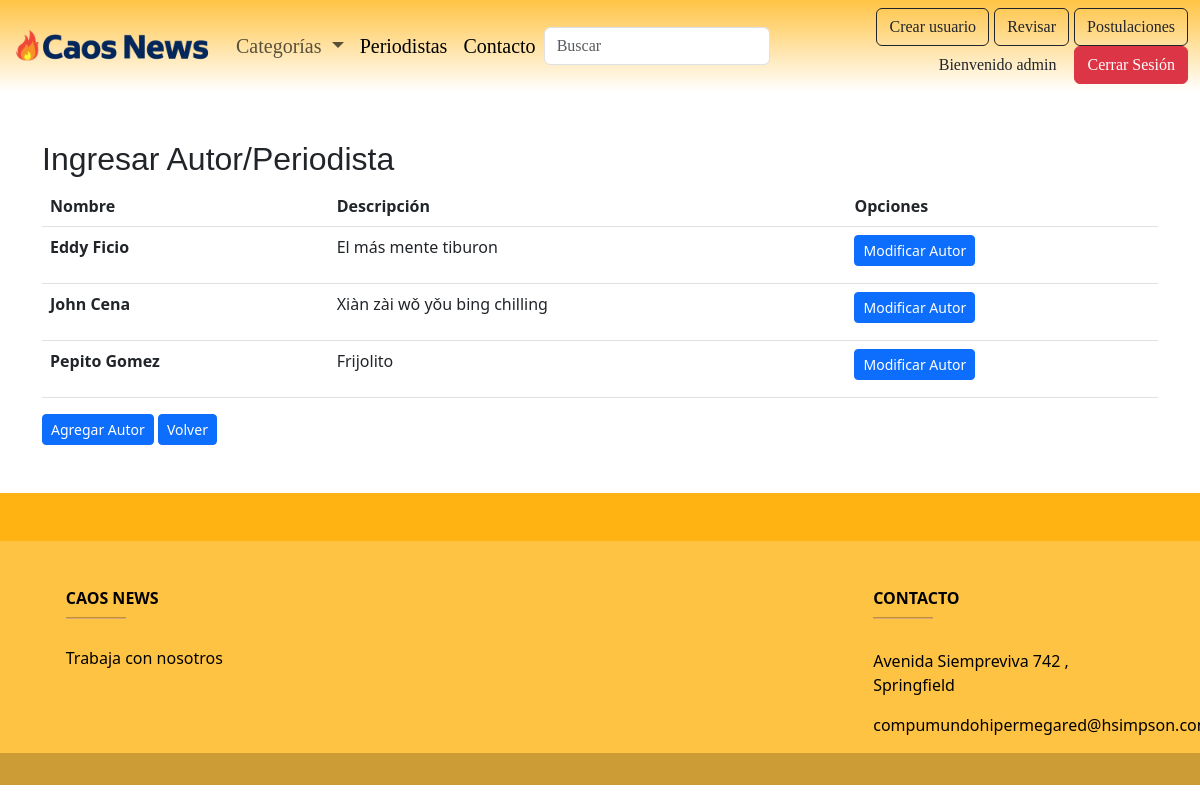
The page /mantenedor/listar_autor/ (signed in) on the database its author committed.
### appweb/models.py (models this page shows, shortened)
class Autor(models.Model):
    nombre = models.CharField(max_length=150, null=True)
    imagen = models.ImageField(upload_to="imagenes_perfil", null=True)
    descripcion = RichTextField(null=True)
    usuario = models.ForeignKey(User, on_delete=models.CASCADE, null=True)

### appweb/views.py (the view)
# urls.py: path('mantenedor/listar_autor/', listar_autor, name="listar_autor"),
@login_required(login_url="/accounts/login")
@permission_required(['appweb.delete_autor'], login_url="/accounts/login")
def listar_autor(request):
    listarAutores = Autor.objects.all()
    data={
        'listarAdmin' : listarAutores
    }
    return render(request, "mantenedor/listar_autor.html", data)

### appweb/templates/mantenedor/listar_autor.html
{% extends 'base.html' %}
{% block contenido %}
  <div class="container mt-5">
      <div class="text-center">
        <h2 class="mt-4">Ingresar Autor/Periodista</h2>
      </div>
  <table class="table">
      <thead>
        <tr>
          <th scope="col">Nombre</th>
          <th scope="col">Descripción</th>
          <th scope="col"> Opciones </th>
        </tr>
      </thead>
      <tbody>
          {% for l in listarAdmin %}
        <tr>
          <th scope="row">{{l.nombre}}</th>
          <td>{{l.descripcion | safe}}</td>
          <td>
            <a href="{% url 'modificar_autor' l.pk %}" class="btn btn-primary btn-sm" >Modificar Autor </a>
          </td>
        </tr>
        {% endfor %}
      </tbody>
    </table>
    <a href="{% url 'registro' %}" class="btn btn-primary btn-sm" >Agregar Autor </a>
    <a href="{% url 'listar_noticia_admin' %}" class="btn btn-primary btn-sm" >Volver </a>
  </div>
{% endblock %}

### appweb/templates/base.html (shortened to what this page needs)
<!DOCTYPE html>
<html lang="en">
<head>
  {% load static %}
  <link rel="stylesheet" href="{% static 'css/style.css' %}">
  <link href="https://cdn.jsdelivr.net/npm/bootstrap@5.3.0/dist/css/bootstrap.min.css" rel="stylesheet"
>
</head>
<body>
  <nav class="navbar navbar-expand-lg bg-body-tertiary;">
    <div class="container-fluid">
      <a class="navbar-brand" href="{% url 'home' %}">
        <img src="{% static './images/caoes news chico.png' %}" style="color: aquamarine;" height="40"
          class="d-inline-block align-center" alt="Logo">
      </a>
      <div class="collapse navbar-collapse" id="navbarSupportedContent">
        <ul class="navbar-nav me-auto mb-2 mb-lg-0">
          <li class="nav-item dropdown">
            <div class="dropdown">
              <button class="nav-link dropdown-toggle" type="button" data-bs-toggle="dropdown" aria-expanded="false">
                Categorías
              </button>
            </div>
          </li>
          <li class="nav-item">
            <a class="nav-link active" aria-current="page" href="{% url 'filtro_autor' %}">Periodistas</a>
          </li>
          <li class="nav-item">
            <a class="nav-link active" aria-current="page" href="{% url 'contacto' %}">Contacto</a>
          </li>
        </ul>
        <form class="col-12 col-lg-auto mb-3 mb-lg-0 me-lg-3" role="search" action="" method="POST">
          <input type="search" name="valor_buscado" class="form-control form-control-dark " placeholder="Buscar"
            aria-label="Search">
        </form>
        <div class="text-end">
          {% if user.is_authenticated and user.is_superuser %}
          <a href="{% url 'registro' %}" class="btn btn-outline-dark">Crear usuario</a>
          <a href="{% url 'listar_noticia_admin' %}" class="btn btn-outline-dark">Revisar</a>
          <a href="{% url 'listar_postulaciones' %}" class="btn btn-outline-dark bg-orangered">Postulaciones</a>
          <label class="btn">Bienvenido {{user.username}}</label>
          <a href="{% url 'logout' %}">
            <button type="button" class="btn btn-danger">Cerrar Sesión</button>
          </a>
          {% else %}
          <a href="{% url 'login' %}" class="btn btn-outline-dark">Login</a>
          {% endif %}
        </div>
      </div>
    </div>
  </nav>
  <main>
    {% block contenido %}
    {% endblock %}
  </main>
</body>
<br>
<br>
<footer class="text-center text-lg-start text-black" style="background-color: #ffae00bb">
  <section class="d-flex justify-content-between p-4" style="background-color: #ffae00bb">
  </section>
  <section class="">
    <div class="container text-center text-md-start mt-5">
      <div class="row mt-3">
        <div class="col-md-3 col-lg-4 col-xl-3 mx-auto mb-4">
          <h6 class="text-uppercase fw-bold">Caos News</h6>
          <hr class="mb-4 mt-0 d-inline-block mx-auto" style="width: 60px; background-color: #7c4dff; height: 2px" />
          <a style="color: black; text-decoration: none;" href="{% url 'formulario_postulacion' %}">
            <h6> Trabaja con nosotros</h6>
          </a>
        </div>
        <div class="col-md-2 col-lg-2 col-xl-2 mx-auto mb-4">
        </div>
        <div class="col-md-3 col-lg-2 col-xl-2 mx-auto mb-4">
        </div>
        <div class="col-md-4 col-lg-3 col-xl-3 mx-auto mb-md-0 mb-4">
          <h6 class="text-uppercase fw-bold">Contacto</h6>
          <hr class="mb-4 mt-0 d-inline-block mx-auto" style="width: 60px; background-color: #7c4dff; height: 2px" />
          <p> Avenida Siempreviva 742 , Springfield</p>
          <p> compumundohipermegared@hsimpson.com</p>
        </div>
      </div>
    </div>
  </section>
  <div class="text-center p-3" style="background-color: rgba(0, 0, 0, 0.2)">
  </div>
</footer>
</html>

### appweb/static/css/style.css (style rules this page uses)
nav { background:linear-gradient(to bottom, #ffae00bb,rgba(255, 0, 0, 0)); font-family:Cambria, Cochin, Georgia, Times, 'Times New Roman', serif; font-size: 20px; color: red; font-weight:normal; }
a { text-decoration: none; color: black; }
h2 { font-family:'Franklin Gothic Medium', 'Arial Narrow', Arial, sans-serif; font-size: 28px; color:rgb(0, 0, 95); font-weight: bolder; text-align: left; margin-top: 50px; }

### rows shown on the page
Autor: nombre "Eddy Ficio", descripcion "El más mente tiburon"
Autor: nombre "John Cena", descripcion "Xiàn zài wǒ yǒu bing chilling"
Autor: nombre "Pepito Gomez", descripcion "Frijolito"

### other values the page prints
{{ user.username }} "admin"
